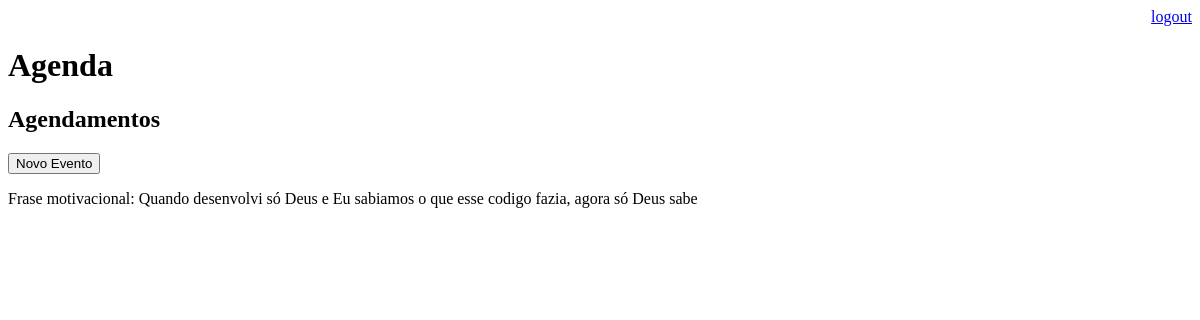
Page /agenda/ (signed in) on the earlier database version.
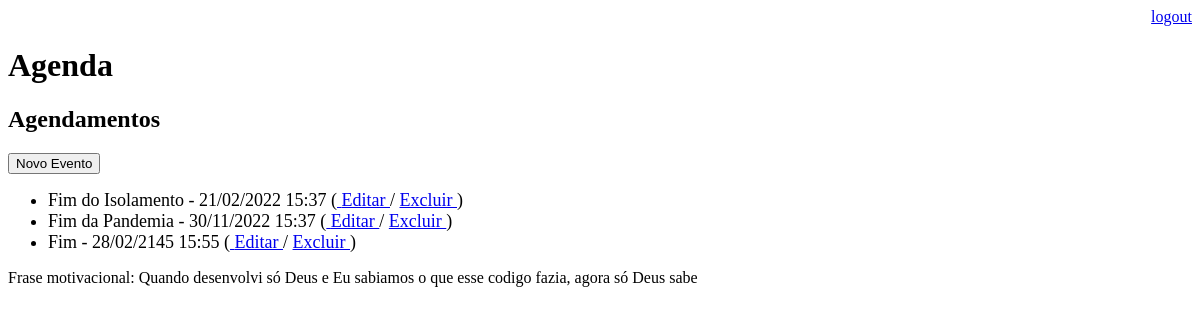
Same page on the later database version.
### core/models.py (models this page shows, shortened)
class Evento(models.Model):
    titulo = models.CharField(max_length=100)
    descricao = models.TextField(blank=True, null=True)
    data_evento = models.DateTimeField(verbose_name='Data do Evento')
    data_criacao = models.DateTimeField(auto_now=True)
    usuario = models.ForeignKey(User, on_delete=models.CASCADE)
    class Meta:
        db_table = 'evento'
    def get_data_criacao(self):
        return self.data_evento.strftime('%d/%m/%Y %H:%M')
    def get_evento_atrasado(self):
        if self.data_evento < datetime.now():
            return True
        else:
            return False

### core/views.py (the view)
# urls.py: path('agenda/', views.listaEventos),
@login_required(login_url='login/')
def listaEventos(request):
    usuario = request.user
    data_atual = datetime.now() - timedelta(hours=1)
    evento = Evento.objects.filter(usuario=usuario, data_evento__gt=data_atual)
    dados = {'eventos':evento}
    return render(request,'agenda.html', dados)

### templates/agenda.html (shortened to what this page needs)
{% extends "model-page.html" %}
{% block content %}
    <h2>Agendamentos</h2>
    <a href="evento/">
        <button type="button">Novo Evento</button>
    </a>
    <ul>
        {% for evento in eventos %}
            <li style="font-size: 18px ">
                <div style=>
                    {{ evento.titulo }} - {{ evento.get_data_criacao }}
                    (<a href="evento/?id={{ evento.id }}"> Editar </a>
                    / <a href="evento/delete/{{ evento.id }}"> Excluir </a>)
                </div>
            </li>
        {% endfor %}
    </ul>
{% endblock %}

### templates/model-page.html
<!DOCTYPE html>
<html lang="en">
<head>
    {% include "model-header.html" %}
</head>
<body>
    {% block content %}
    {% endblock %}
    {% include "model-footer.html" %}
</body>
</html>

### templates/model-header.html (shortened to what this page needs)
<div align="right">
<a href="/logout">logout</a>
</div>
<h1>Agenda</h1>

### templates/model-footer.html
<p> Frase motivacional: Quando desenvolvi só Deus e Eu sabiamos o que esse codigo fazia, agora só Deus sabe </p>

Differences in the rows shown:
added Evento: titulo "Fim do Isolamento", get_data_criacao "21/02/2022 15:37"
added Evento: titulo "Fim da Pandemia", get_data_criacao "30/11/2022 15:37"
added Evento: titulo "Fim", get_data_criacao "28/02/2145 15:55"
